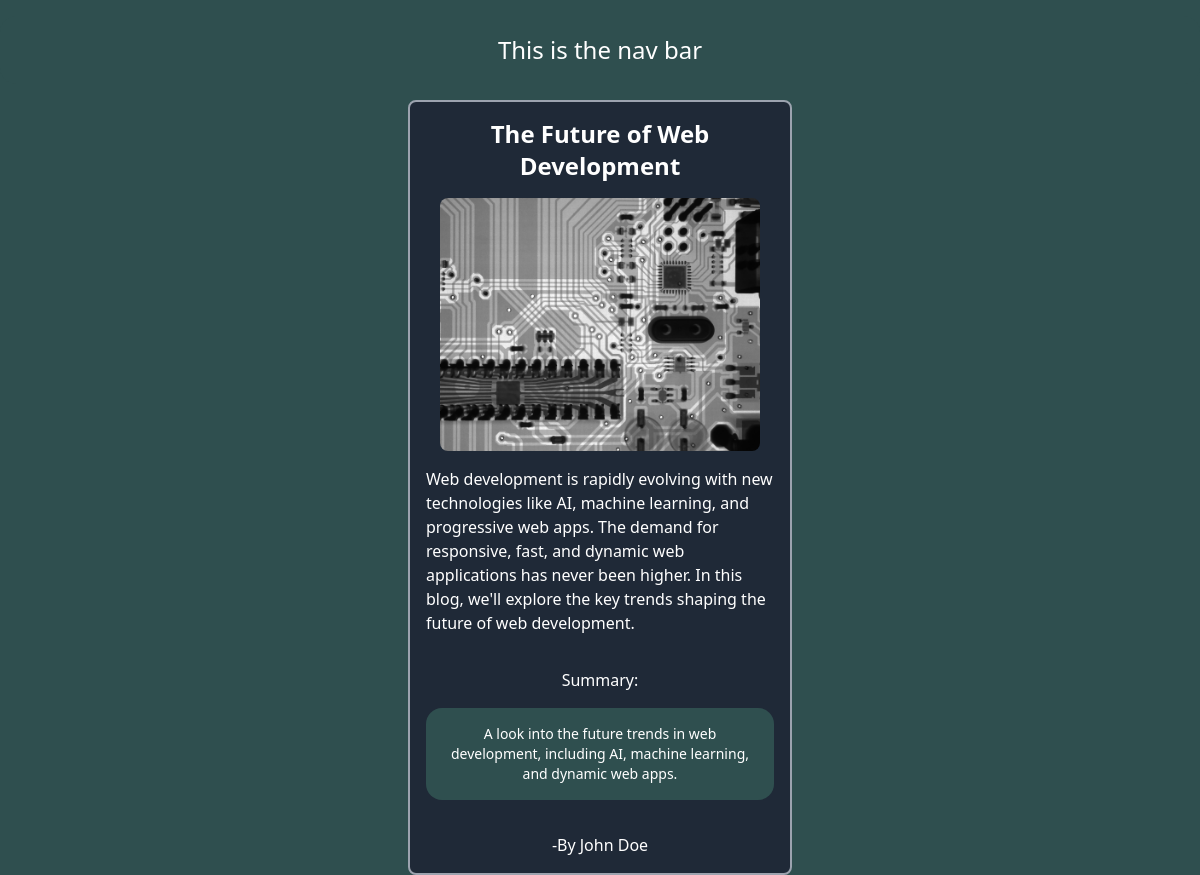
/first/1/, run on the app's committed database.
### first/models.py (models this page shows, shortened)
class Blog(models.Model):
    title=models.CharField(max_length=100)
    image=models.ImageField(upload_to='blog_images/')
    body=models.TextField()
    author = models.CharField(max_length=100, default='Anonymous')
    summary = models.TextField(default='No summary')
    created_at=models.DateTimeField(auto_now_add=True)
    updated_at= models.DateTimeField(auto_now=True)

### first/views.py (the view)
# urls.py: path('<int:blog_id>/', views.blog_details, name='blog_details'),
def blog_details(request, blog_id):
    blog = get_object_or_404(Blog, pk=blog_id)
    return render(request, 'firstTemplates/blog-details.html', {'blog': blog})

### first/templates/firstTemplates/blog-details.html (shortened to what this page needs)
{% extends "layout.html" %}
{% block content %}
    <div class="flex flex-wrap gap-4 justify-center items-center">
            <div class="flex flex-col justify-center items-center w-96  gap-4 bg-gray-800 rounded-lg p-4 border-2 border-gray-400">
                    <h2 class="text-2xl text-center font-bold">{{ blog.title }}</h2>
                    <img class="rounded-lg w-80" src="{{ blog.image.url }}" alt="{{ blog.title }}">
                    <h3>{{blog.body}}</h3>
                    <h5 class="text-center">Summary:</h5>
                    <p class="text-sm text-center">{{blog.summary}}</p>
                    <span>-By {{ blog.author }}</span>
            </div>
    </div>
{% endblock %}

### static/style.css (style rules this page uses)
body { background-color: darkslategray; color: white; }
p { text-align: center; font-size: 1.5rem; margin-top: 1rem; margin-bottom: 1rem; color: white; background-color: darkslategray; padding: 1rem; border-radius: 1rem; }

### data on the page
Blog: title "The Future of Web Development", image (picture), body "Web development is rapidly evolving with new technologies like AI, machine learning, and progressive web apps. The demand for responsive, fast, and dynamic web applications has never been higher. In this blog, we'll explore the key trends shaping the future of web development.", summary "A look into the future trends in web development, including AI, machine learning, and dynamic web apps.", author "John Doe"
